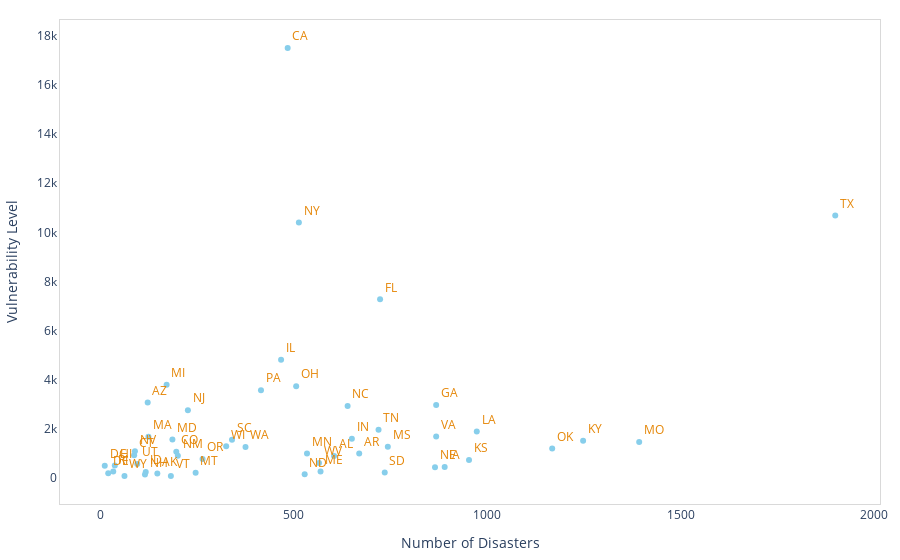

Write notebook code for a chart like this one.
### Code cell
import plotly.graph_objects as go
import pandas as pd

###### Plotting Disasters and Vulnerability by State

layout = dict(plot_bgcolor='white',
              margin=dict(t=20, l=20, r=20, b=20),
              xaxis=dict(title='Number of Disasters',
                         linecolor='#d9d9d9',
                         showgrid=False,
                         mirror=True),
              yaxis=dict(title='Vulnerability Level',
                         linecolor='#d9d9d9',
                         showgrid=False,
                         mirror=True))

data = go.Scatter(x=st_grp['hm_program_declared'],
                  y=st_grp['F_TOTAL'],
                  text=st_grp['state'],
                  textposition='top right',
                  mode='markers+text',
                  line=dict(color='skyblue', width=1, dash='dash'),
                  textfont=dict(color='#E58606'),
                  name='citations')

fig = go.Figure(data=data, layout=layout)

fig.show()

### Figure 1 — Plotly figure (JSON) as saved in the notebook; plotly's stock layout.template omitted (floating-point values rounded to 4 significant figures)
{"data": [{"line": {"color": "skyblue", "dash": "dash", "width": 1}, "mode": "markers+text", "name": "citations", "text": ["AK", "AL", "AR", "AZ", "CA", "CO", "CT", "DC", "DE", "FL", "GA", "HI", "IA", "ID", "IL", "IN", "KS", "KY", "LA", "MA", "MD", "ME", "MI", "MN", "MO", "MS", "MT", "NC", "ND", "NE", "NH", "NJ", "NM", "NV", "NY", "OH", "OK", "OR", "PA", "RI", "SC", "SD", "TN", "TX", "UT", "VA", "VT", "WA", "WI", "WV", "WY"], "textfont": {"color": "#E58606"}, "textposition": "top right", "type": "scatter", "x": [147, 604, 669, 122, 484, 196, 87, 11, 20, 723, 868, 37, 890, 117, 467, 650, 953, 1248, 973, 124, 186, 569, 171, 534, 1393, 743, 246, 639, 528, 865, 115, 226, 200, 89, 513, 506, 1168, 264, 415, 33, 340, 735, 719, 1900, 95, 868, 182, 375, 325, 565, 62], "y": [185, 892, 998, 3071, 17503, 1073, 929, 497, 198, 7271, 2975, 504, 451, 245, 4814, 1597, 736, 1518, 1890, 1675, 1565, 264, 3795, 998, 1465, 1272, 218, 2930, 152, 441, 142, 2758, 904, 1087, 10396, 3735, 1204, 771, 3573, 268, 1554, 222, 1965, 10680, 570, 1687, 79, 1261, 1288, 615, 79]}], "layout": {"margin": {"b": 20, "l": 20, "r": 20, "t": 20}, "plot_bgcolor": "white", "xaxis": {"linecolor": "#d9d9d9", "mirror": true, "showgrid": false, "title": {"text": "Number of Disasters"}}, "yaxis": {"linecolor": "#d9d9d9", "mirror": true, "showgrid": false, "title": {"text": "Vulnerability Level"}}}}
